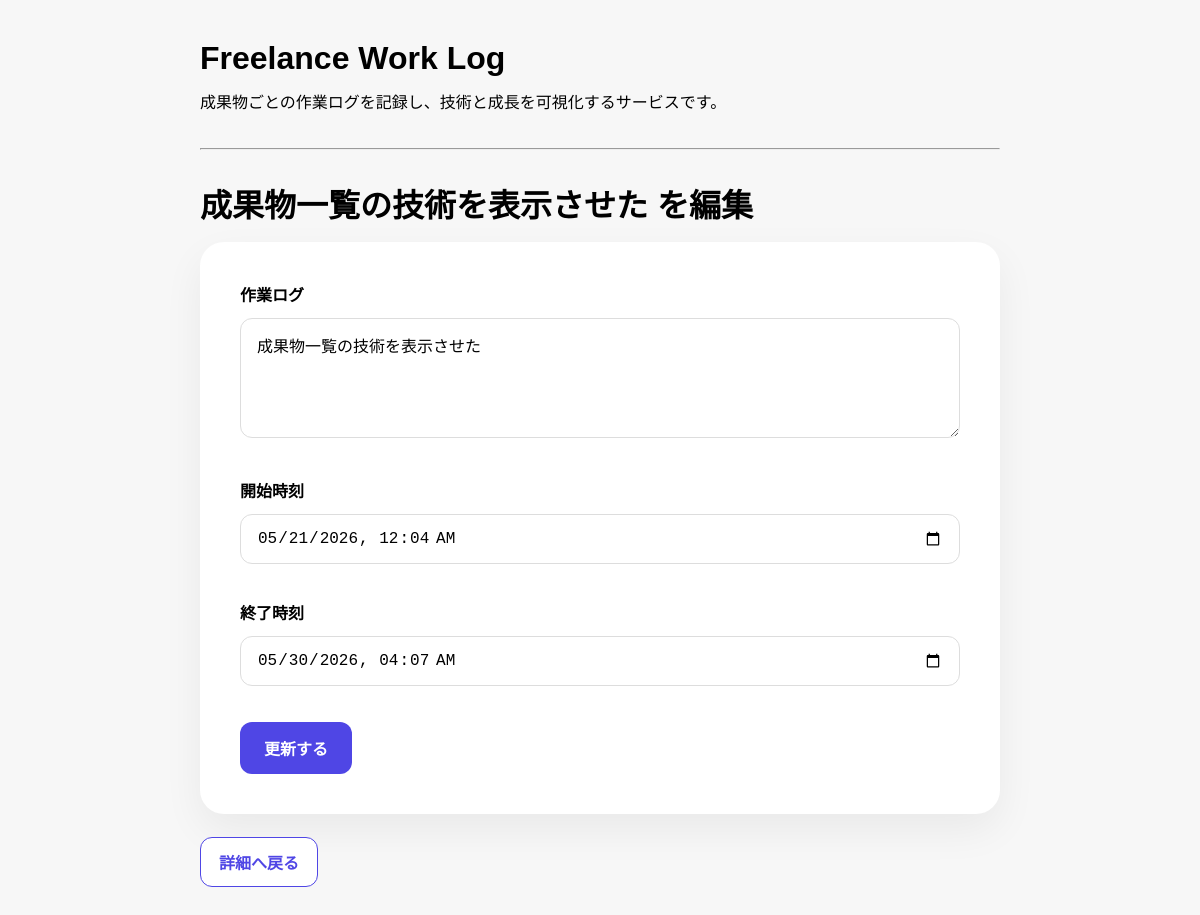
/posts-page/1/edit, run on the app's committed database.
### app/models.py (models this page shows)
class Post(Base):
    __tablename__ = "posts"
    id = Column(Integer, primary_key=True, index=True)
    title = Column(String)
    content = Column(String)
    task_type = Column(String)
    start_time = Column(DateTime)
    end_time = Column(DateTime)
    work_time_minutes = Column(Integer)
    work_id = Column(Integer, ForeignKey("works.id"))
    work = relationship(
        "Work",
        back_populates="posts"
    )
    created_at = Column(DateTime, default=datetime.now)

### app/main.py (the view)
@app.get("/posts-page/{post_id}/edit")
def edit_post_page(post_id: int, request: Request, db: Session = Depends(get_db)):
    post = db.query(models.Post).filter(models.Post.id == post_id).first()
    return templates.TemplateResponse(
        request,
        "edit_post.html",
        {"post": post}
    )

### app/templates/edit_post.html
{% extends "base.html" %}
{% block content %}
<h1 class="section-title">{{ post.title }} を編集</h1>
<form
  action="/posts-page/{{ post.id }}/edit"
  method="post"
  class="form-card"
>
  <div class="form-group">
    <label>作業ログ</label>
    <textarea
      class="form-textarea"
      name="content"
    >{{ post.content }}</textarea>
  </div>
  <div class="form-group">
    <label>開始時刻</label>
    <input
      class="form-input"
      type="datetime-local"
      name="start_time"
      value="{{ post.start_time.strftime('%Y-%m-%dT%H:%M') }}"
    >
  </div>
  <div class="form-group">
    <label>終了時刻</label>
    <input
      class="form-input"
      type="datetime-local"
      name="end_time"
      value="{{ post.end_time.strftime('%Y-%m-%dT%H:%M') }}"
    >
  </div>
  <button
    type="submit"
    class="primary-button"
  >
    更新する
  </button>
</form>
<a href="/posts-page/{{ post.id }}" class="btn-back">
  詳細へ戻る
</a>
{% endblock %}

### app/static/style.css (style rules this page uses)
body { font-family: sans-serif; max-width: 800px; margin: 40px auto; padding: 0 20px; background: #f7f7f7; }
h1 { color: #000; }
form { background: white; padding: 20px 20px 0 0; border-radius: 12px; }
input, textarea { width: 100%; padding: 8px; margin-top: 4px; margin-bottom: 12px; }
button { padding: 3px 11px; cursor: pointer; }
.section-title { font-size: 2rem; font-weight: 700; margin-top: 30px; margin-bottom: 16px; }
.primary-button { background: #4f46e5; color: white; text-decoration: none; padding: 10px 16px; border-radius: 8px; font-weight: bold; }
.form-card { background: #fff; border-radius: 24px; padding: 40px; box-shadow: 0 16px 40px rgba(0, 0, 0, 0.06); margin-bottom: 23px; }
.form-group { margin-bottom: 24px; }
.form-group label { display: block; margin-bottom: 8px; font-weight: 700; }
.form-input, .form-textarea { width: 100%; padding: 14px 16px; border: 1px solid #ddd; border-radius: 12px; font-size: 16px; box-sizing: border-box; }
.form-textarea { min-height: 120px; }
.primary-button { background: #4f46e5; color: #fff; border: none; padding: 14px 24px; border-radius: 12px; font-weight: 700; font-size: 16px; cursor: pointer; }
.btn-back { display: inline-flex; align-items: center; gap: 8px; padding: 12px 18px; border: 1px solid #4f46e5; border-radius: 12px; color: #4f46e5; text-decoration: none; font-weight: 700; background: #fff; transition: all 0.2s ease; margin-bottom: 16px; }

### data on the page
Post: title "成果物一覧の技術を表示させた", content "成果物一覧の技術を表示させた", start_time "05/21/2026 00:04", end_time "05/30/2026 04:07"
